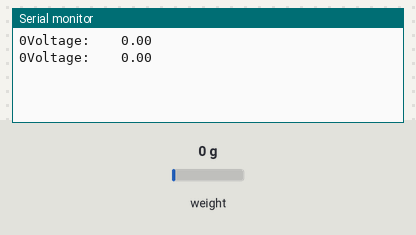
A sketch run on a simulated Arduino Uno, built with avr-gcc and run on an emulated ATmega328P. Shown: the last lines printed to the serial monitor. Inputs (shaded band) come from the test bench; at power-on: weight on the scale 0 g.

Above: at 5.8 s.
5.9 s: weight on the scale set to 100 g
At 8.3 s:
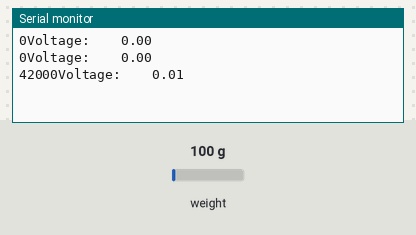
9.6 s: weight on the scale set to 1250 g
At 11.4 s:
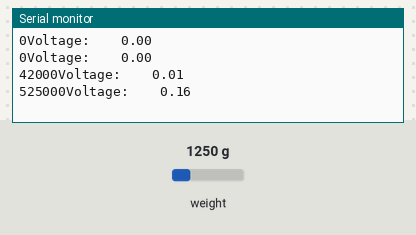
Timing chart, 0 to 12.9 s (numbered marks = the images above; inputs shaded):
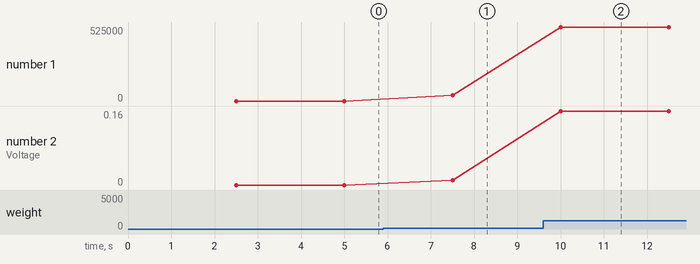

The sketch:

calibration.ino
```cpp
#include <HX711.h>

const int DOUT = 4;
const int CLK = 5;
HX711 scale;

void setup() {
  // put your setup code here, to run once:
  Serial.begin(115200);
  scale.begin(DOUT, CLK);
}

void loop() {
  // Oversampling
  long adc = scale.read_average(25);
  //(2^24)-1
  // 24 bit ADC
  double voltage = 5.0*adc/16777215;
  Serial.print(adc);
  Serial.print("Voltage:\t\t");
  Serial.println(voltage);
}
```

Measured:
- after the input at 5.9 s, the serial monitor: prints a new line after 1.6 s (image 1)
- after the input at 9.6 s, the serial monitor: prints a new line after 0.40 s (image 2)
- plotted number 1: 0 → 42000 after the input at 5.9 s, 42000 → 525000 after the input at 9.6 s
- plotted number 2: 0 → 0.01 after the input at 5.9 s, 0.01 → 0.16 after the input at 9.6 s
